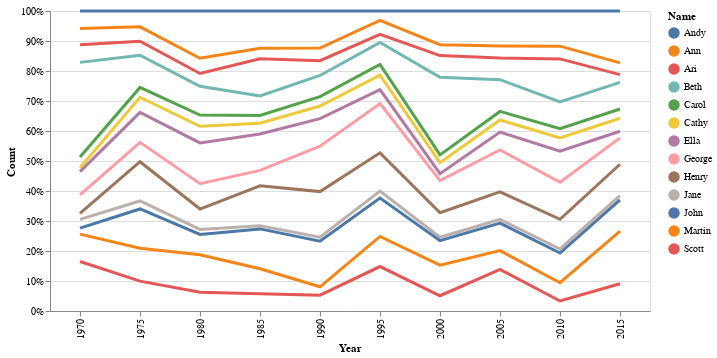

Notebook source saved alongside this figure:
### Markdown cell above
# 6. Line Chart with Drop Down

### Code cell
input_dropdown = alt.binding_select(options=['Andy','Ann','Beth','Carol','Caththey','Ella','Geroge','Henry','Jane','John','Martin','Sarah','Scott'])
highlight = alt.selection(type='single',bind=input_dropdown, name='Baby Name ',fields=['Name'])

base = alt.Chart(dataset).encode(
    x="Year:O",
    y=alt.Y("Count:Q", stack="normalize"),
    color=alt.Color('Name:N'),
    opacity=alt.condition(highlight, alt.value(1.0), alt.value(0.1)),
)

points = base.mark_circle().encode(
    opacity=alt.value(0)
).add_selection(
    highlight
).properties(
    width=600
)

lines = base.mark_line().encode(
    size=alt.condition(~highlight, alt.value(1), alt.value(3))
)


points + lines

### Figure 1 — Vega-Lite specification as saved in the notebook (floating-point values rounded to 4 significant figures; data arrays with more than 128 entries replaced by an {"elided": "..."} marker saying what was removed)
{"config": {"view": {"continuousWidth": 400, "continuousHeight": 300}}, "layer": [{"mark": "circle", "encoding": {"color": {"type": "nominal", "field": "Name"}, "opacity": {"value": 0}, "x": {"type": "ordinal", "field": "Year"}, "y": {"type": "quantitative", "field": "Count", "stack": "normalize"}}, "selection": {"Baby Name ": {"type": "single", "bind": {"input": "select", "options": ["Andy", "Ann", "Beth", "Carol", "Caththey", "Ella", "Geroge", "Henry", "Jane", "John", "Martin", "Sarah", "Scott"]}, "fields": ["Name"]}}, "width": 600}, {"mark": "line", "encoding": {"color": {"type": "nominal", "field": "Name"}, "opacity": {"condition": {"value": 1.0, "selection": "Baby Name "}, "value": 0.1}, "size": {"condition": {"value": 1, "selection": {"not": "Baby Name "}}, "value": 3}, "x": {"type": "ordinal", "field": "Year"}, "y": {"type": "quantitative", "field": "Count", "stack": "normalize"}}}], "data": {"name": "data-256719b54cc80e04d515bc70415bd63b"}, "$schema": "https://vega.github.io/schema/vega-lite/v4.8.1.json", "datasets": {"data-256719b54cc80e04d515bc70415bd63b": {"elided": "130 records"}}}
